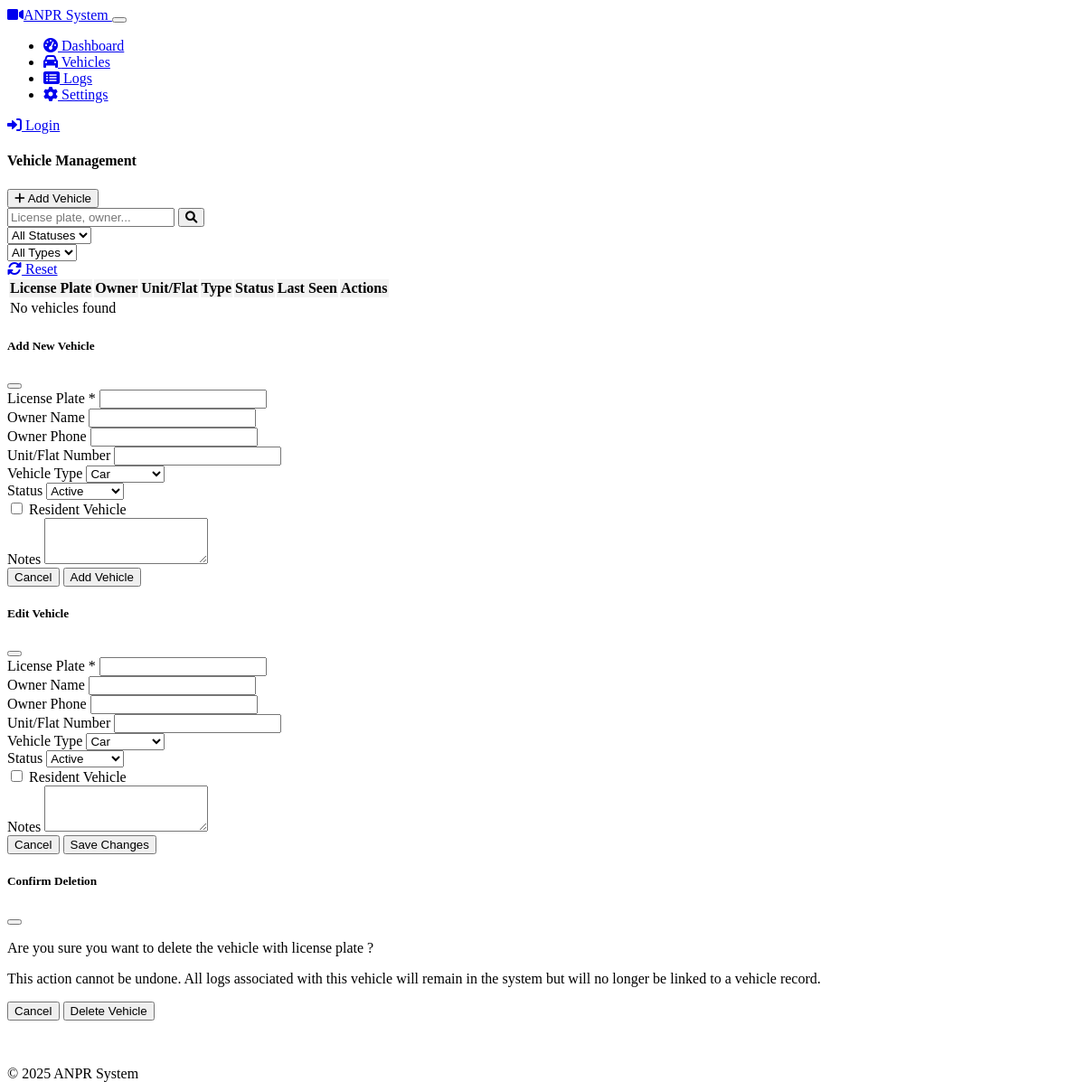
/vehicles (signed in), run on an earlier commit of the app's database.
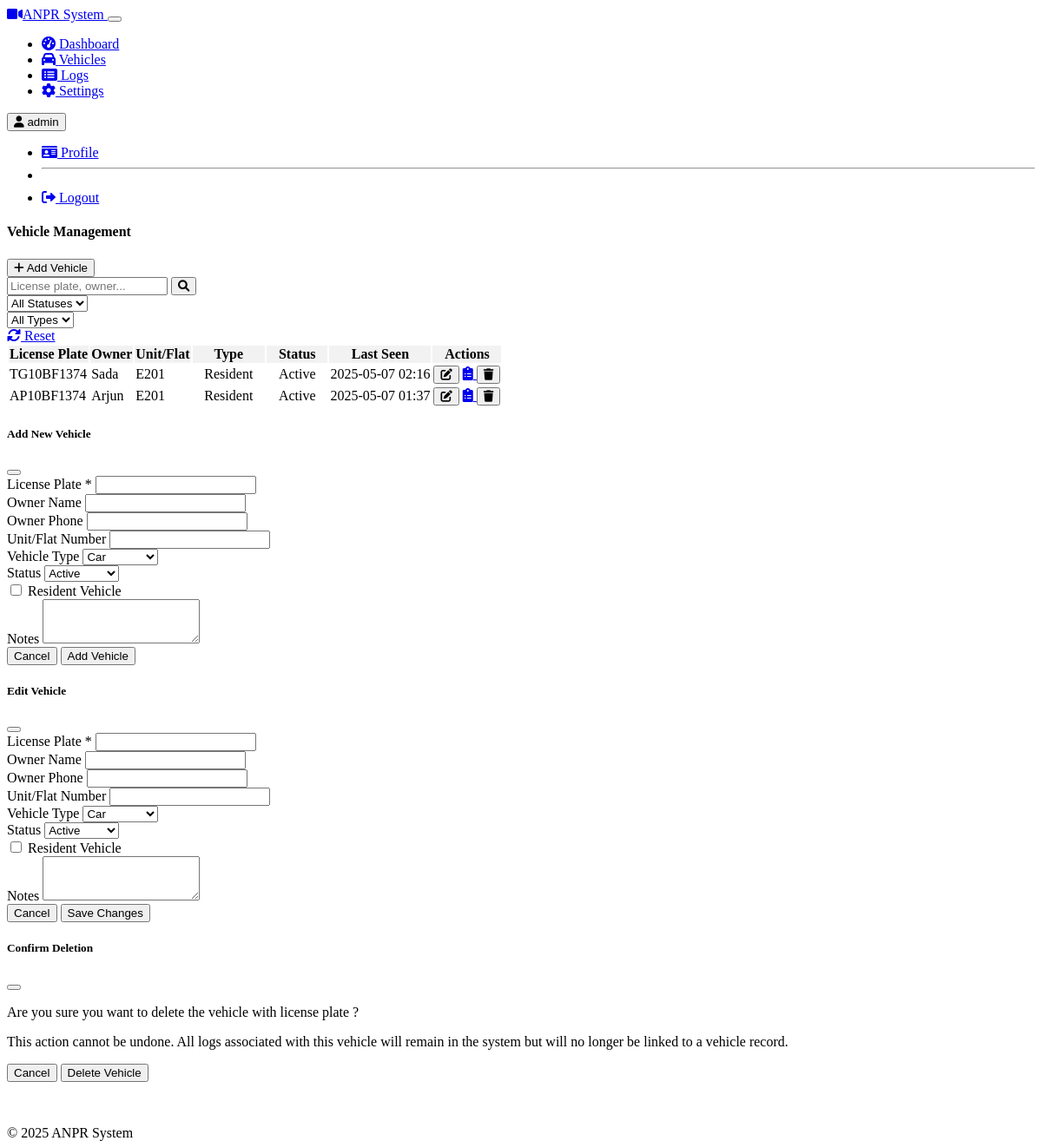
And on a later commit of the database.
### models.py (models this page shows, shortened)
class User(user_mixin_base, db.Model):
    id = db.Column(db.Integer, primary_key=True)
    username = db.Column(db.String(64), unique=True, nullable=False)
    email = db.Column(db.String(120), unique=True, nullable=False)
    password_hash = db.Column(db.String(256), nullable=False)
    is_admin = db.Column(db.Boolean, default=False)
    created_at = db.Column(db.DateTime, default=datetime.utcnow)
    last_login = db.Column(db.DateTime)

class Vehicle(db.Model):
    id = db.Column(db.Integer, primary_key=True)
    _license_plate = db.Column('license_plate', db.String(20), unique=True, nullable=False)
    owner_name = db.Column(db.String(100))
    owner_phone = db.Column(db.String(20))
    flat_unit_number = db.Column(db.String(50))  # Added flat/unit number field
    vehicle_type = db.Column(db.String(50))
    mygate_id = db.Column(db.String(100))
    status = db.Column(db.String(20), default='active')  # active, blacklisted, etc.
    is_resident = db.Column(db.Boolean, default=False)
    notes = db.Column(db.Text)
    created_at = db.Column(db.DateTime, default=datetime.utcnow)
    updated_at = db.Column(db.DateTime, default=datetime.utcnow, onupdate=datetime.utcnow)
    logs = db.relationship('Log', backref='vehicle', lazy='dynamic')
    @property
    def license_plate(self):
        return self._license_plate
    @license_plate.setter
    def license_plate(self, value):
        if value:
            self._license_plate = value.upper()

class Log(db.Model):
    id = db.Column(db.Integer, primary_key=True)
    vehicle_id = db.Column(db.Integer, db.ForeignKey('vehicle.id'))
    license_plate = db.Column(db.String(20), nullable=False)
    confidence = db.Column(db.Float)
    timestamp = db.Column(db.DateTime, default=datetime.utcnow)
    image_path = db.Column(db.String(255))
    event_type = db.Column(db.String(20))  # entry, exit
    processed_by_mygate = db.Column(db.Boolean, default=False)
    mygate_response = db.Column(db.Text)
    status = db.Column(db.String(50))  # success, error, pending
    error_message = db.Column(db.Text)

### routes/dashboard.py (the view)
@dashboard_bp.route('/vehicles')
def vehicles():
    search = request.args.get('search', '')
    status = request.args.get('status', '')
    type_filter = request.args.get('type', '')
    page = request.args.get('page', 1, type=int)
    per_page = 20
    query = Vehicle.query
    if search:
        query = query.filter(
            (Vehicle._license_plate.ilike(f'%{search.upper()}%')) |
            (Vehicle.owner_name.ilike(f'%{search}%')) |
            (Vehicle.owner_phone.ilike(f'%{search}%'))
        )
    if status:
        query = query.filter(Vehicle.status == status)
    if type_filter == 'resident':
        query = query.filter(Vehicle.is_resident == True)
    elif type_filter == 'visitor':
        query = query.filter(Vehicle.is_resident == False)
    query = query.order_by(Vehicle.created_at.desc())
    pagination = query.paginate(page=page, per_page=per_page, error_out=False)
    vehicles = pagination.items
    return render_template(
        'vehicles_simple.html',
        vehicles=vehicles,
        pagination=pagination,
        search=search,
        status=status,
        type=type_filter,
        Log=Log,  # Pass the Log model to the template
        current_year=datetime.now().year
    )

### templates/vehicles_simple.html (shortened to what the changed rows need)
{% extends 'base_simple.html' %}
{% block content %}
<div class="card">
    <div class="card-body">
        <div class="table-responsive">
            <table class="table table-striped table-hover">
                <thead>
                    <tr>
                        <th>License Plate</th>
                        <th>Owner</th>
                        <th>Unit/Flat</th>
                        <th>Type</th>
                        <th>Status</th>
                        <th>Last Seen</th>
                        <th>Actions</th>
                    </tr>
                </thead>
                <tbody>
                    {% if vehicles %}
                        {% for vehicle in vehicles %}
                            <tr>
                                <td>{{ vehicle.license_plate }}</td>
                                <td>{{ vehicle.owner_name or 'N/A' }}</td>
                                <td>{{ vehicle.flat_unit_number or 'N/A' }}</td>
                                <td>
                                    {% if vehicle.is_resident %}
                                        <span class="badge bg-info">Resident</span>
                                    {% else %}
                                        <span class="badge bg-secondary">Visitor</span>
                                    {% endif %}
                                </td>
                                <td>
                                    {% if vehicle.status == 'active' %}
                                        <span class="badge bg-success">Active</span>
                                    {% elif vehicle.status == 'blacklisted' %}
                                        <span class="badge bg-danger">Blacklisted</span>
                                    {% else %}
                                        <span class="badge bg-warning">{{ vehicle.status|capitalize }}</span>
                                    {% endif %}
                                </td>
                                <td>
                                    {% set last_log = Log.query.filter_by(vehicle_id=vehicle.id).order_by(Log.timestamp.desc()).first() %}
                                    {% if last_log %}
                                        {{ last_log.timestamp.strftime('%Y-%m-%d %H:%M') }}
                                    {% else %}
                                        Never
                                    {% endif %}
                                </td>
                                <td>
                                    <div class="btn-group" role="group">
                                        <button type="button" class="btn btn-sm btn-outline-primary edit-vehicle-btn"
                                                data-bs-toggle="modal" data-bs-target="#editVehicleModal"
                                                data-bs-vehicle-id="{{ vehicle.id }}"
                                                data-bs-license-plate="{{ vehicle.license_plate }}"
                                                data-bs-owner-name="{{ vehicle.owner_name or '' }}"
                                                data-bs-owner-phone="{{ vehicle.owner_phone or '' }}"
                                                data-bs-flat-unit-number="{{ vehicle.flat_unit_number or '' }}"
                                                data-bs-vehicle-type="{{ vehicle.vehicle_type or '' }}"
                                                data-bs-status="{{ vehicle.status }}"
                                                data-bs-is-resident="{{ 'true' if vehicle.is_resident else 'false' }}"
                                                data-bs-notes="{{ vehicle.notes or '' }}">
                                            <i class="fas fa-edit"></i>
                                        </button>
                                        <a href="{{ url_for('dashboard.vehicle_logs', vehicle_id=vehicle.id) }}" class="btn btn-sm btn-outline-info">
                                            <i class="fas fa-clipboard-list"></i>
                                        </a>
                                        <button type="button" class="btn btn-sm btn-outline-danger delete-vehicle-btn"
                                                data-bs-toggle="modal" data-bs-target="#deleteVehicleModal"
                                                data-bs-vehicle-id="{{ vehicle.id }}"
                                                data-bs-license-plate="{{ vehicle.license_plate }}">
                                            <i class="fas fa-trash"></i>
                                        </button>
                                    </div>
                                </td>
                            </tr>
                        {% endfor %}
                    {% else %}
                        <tr>
                            <td colspan="7" class="text-center">No vehicles found</td>
                        </tr>
                    {% endif %}
                </tbody>
            </table>
        </div>
    </div>
</div>
{% endblock %}

### templates/base_simple.html (shortened to what this page needs)
<!DOCTYPE html>
<html lang="en" data-bs-theme="dark">
<head>
    <link rel="stylesheet" href="https://cdn.replit.com/agent/bootstrap-agent-dark-theme.min.css">
    <link rel="stylesheet" href="/static/css/custom.css">
    <link rel="stylesheet" href="https://cdnjs.cloudflare.com/ajax/libs/font-awesome/6.0.0/css/all.min.css">
</head>
<body>
    <nav class="navbar navbar-expand-md navbar-dark bg-dark mb-4">
        <div class="container-fluid">
            <a class="navbar-brand" href="{{ url_for('dashboard.index') }}">
                <i class="fas fa-video me-2"></i>ANPR System
            </a>
            <button class="navbar-toggler" type="button" data-bs-toggle="collapse" data-bs-target="#navbarCollapse">
            </button>
            <div class="collapse navbar-collapse" id="navbarCollapse">
                <ul class="navbar-nav me-auto mb-2 mb-md-0">
                    <li class="nav-item">
                        <a class="nav-link {% if request.path.split('?')[0] == url_for('dashboard.index').split('?')[0] %}active{% endif %}"
                           href="{{ url_for('dashboard.index') }}">
                            <i class="fas fa-tachometer-alt me-1"></i> Dashboard
                        </a>
                    </li>
                    <li class="nav-item">
                        <a class="nav-link {% if request.path.split('?')[0] == url_for('dashboard.vehicles').split('?')[0] %}active{% endif %}"
                           href="{{ url_for('dashboard.vehicles') }}">
                            <i class="fas fa-car me-1"></i> Vehicles
                        </a>
                    </li>
                    <li class="nav-item">
                        <a class="nav-link {% if request.path.split('?')[0] == url_for('dashboard.logs').split('?')[0] %}active{% endif %}"
                           href="{{ url_for('dashboard.logs') }}">
                            <i class="fas fa-list-alt me-1"></i> Logs
                        </a>
                    </li>
                    <li class="nav-item">
                        <a class="nav-link {% if request.path.split('?')[0] == url_for('dashboard.settings').split('?')[0] %}active{% endif %}"
                           href="{{ url_for('dashboard.settings') }}">
                            <i class="fas fa-cog me-1"></i> Settings
                        </a>
                    </li>
                </ul>
                <div class="d-flex">
                    {% if current_user is defined and current_user.is_authenticated %}
                    <div class="dropdown">
                        <button class="btn btn-outline-light dropdown-toggle" type="button" data-bs-toggle="dropdown">
                            <i class="fas fa-user me-1"></i> {{ current_user.username }}
                        </button>
                        <ul class="dropdown-menu dropdown-menu-end">
                            <li>
                                <a class="dropdown-item" href="{{ url_for('auth.profile') }}">
                                    <i class="fas fa-id-card me-1"></i> Profile
                                </a>
                            </li>
                            <li><hr class="dropdown-divider"></li>
                            <li>
                                <a class="dropdown-item" href="{{ url_for('auth.logout') }}">
                                    <i class="fas fa-sign-out-alt me-1"></i> Logout
                                </a>
                            </li>
                        </ul>
                    </div>
                    {% else %}
                    <a href="{{ url_for('auth.login') }}" class="btn btn-outline-light">
                        <i class="fas fa-sign-in-alt me-1"></i> Login
                    </a>
                    {% endif %}
                </div>
            </div>
        </div>
    </nav>
    <main class="container">
        {% block content %}{% endblock %}
    </main>
    <footer class="footer mt-auto py-3 bg-dark">
        <div class="container text-center">
            <span class="text-muted">© {{ current_year }} ANPR System</span>
        </div>
    </footer>
</body>
</html>

What changed in the data, as far as the page shows it:
now on this page (row edited): User: username "admin"
added Vehicle: license_plate "TG10BF1374", owner_name "Sada", flat_unit_number "E201", is_resident "Resident", status "Active"
added Log: timestamp "2025-05-07 02:16"
added Vehicle: license_plate "AP10BF1374", owner_name "Arjun", flat_unit_number "E201", is_resident "Resident", status "Active"
added Log: timestamp "2025-05-07 01:37"
Also different on the page:
text no longer shown: "Login No vehicles found"
text now shown: "Profile Logout"
